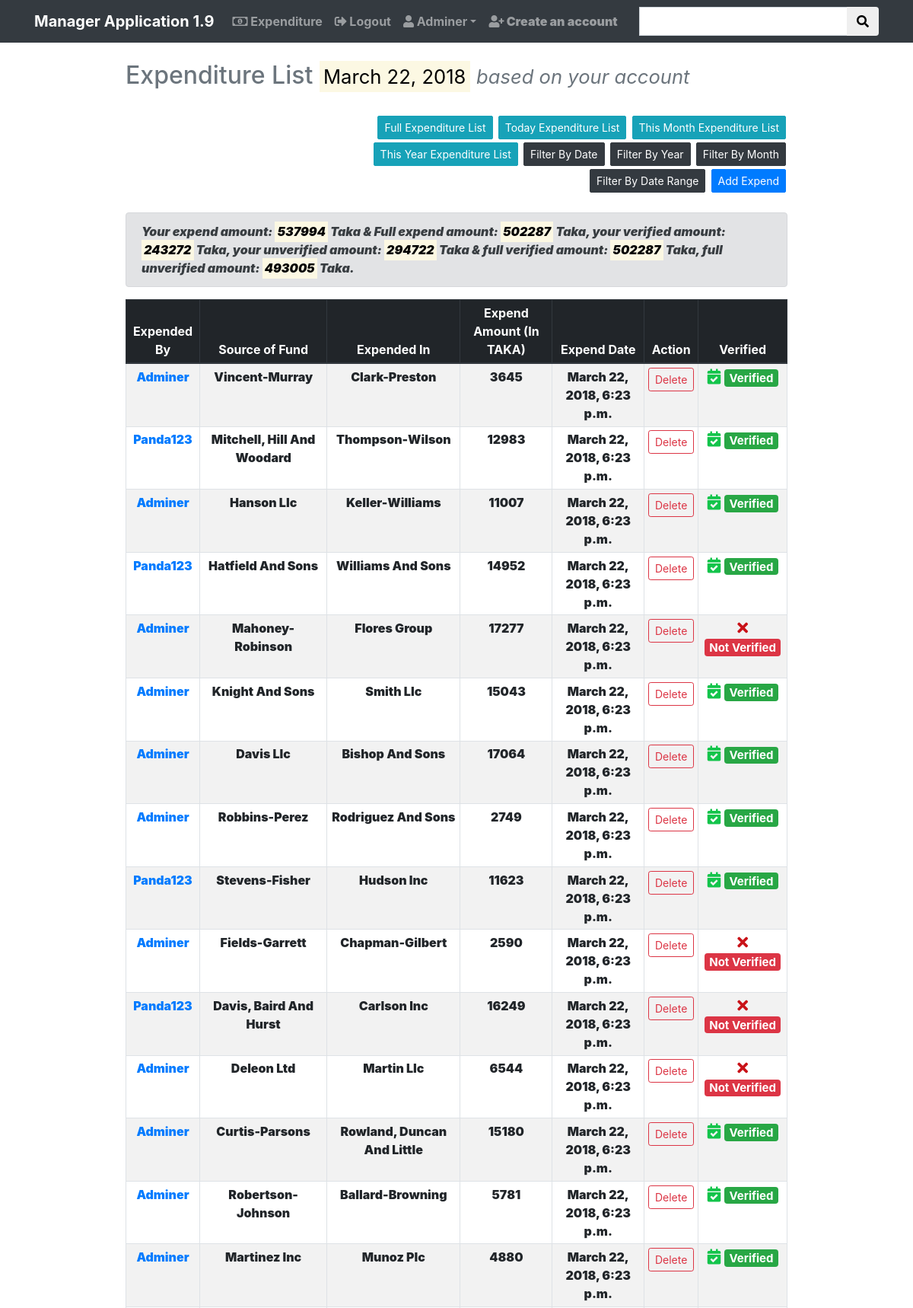
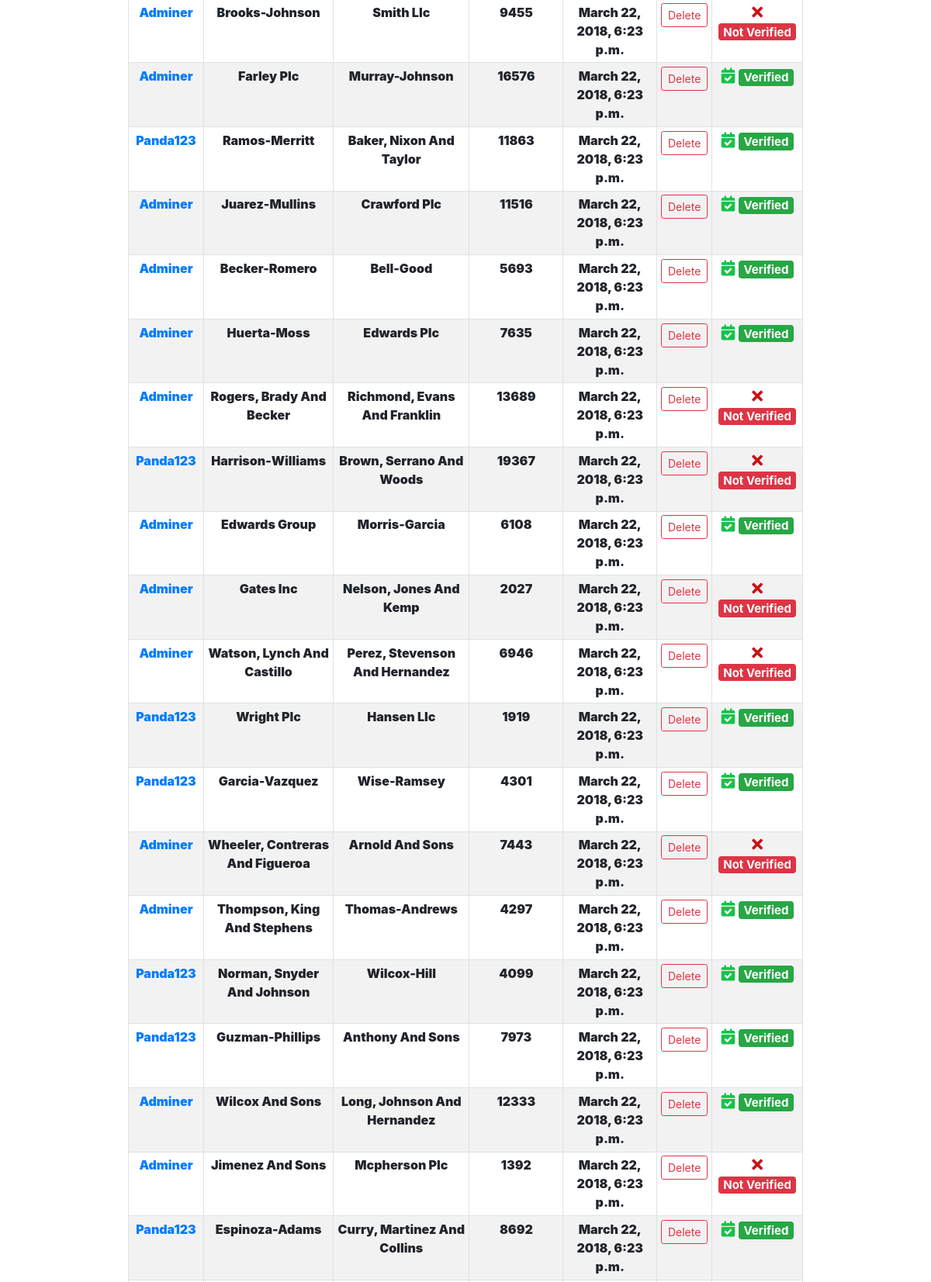
/expenditure//today/ (signed in, upper part), run on the app's committed database (2 pictures, top to bottom).
### expend/models.py (models this page shows, shortened)
class Expend(models.Model):
    select = (
        ('yes', 'yes'),
        ('no', 'no')
    )
    by_user = models.CharField(max_length=255, blank=False, unique=False, null=True)
    added_date = models.DateTimeField(auto_now_add=True)
    updated_date = models.DateTimeField(auto_now=True)
    source_fund = models.CharField(max_length=255)
    source_amount = models.PositiveIntegerField()
    expend_in = models.CharField(max_length=255)
    expend_amount = models.PositiveIntegerField()
    description = models.TextField(blank=True)
    verified = models.CharField(choices=select, max_length=255, default='no')
    def get_absolute_url(self):
        return reverse('expenditure:expend_detail', kwargs={'pk': self.pk})

### expend/views.py (the view)
# urls.py: path('/today/', login_required(views.ExpendListViewByToday.as_view()),
class ExpendListViewByToday(ListView):
    def get(self, request, *args, **kwargs):
        context = {
            'filter_by_time': timezone.localdate(),
            'filter_date': models.Expend.objects.filter(added_date__date=today).order_by('-added_date'),
            'filter_date_user': models.Expend.objects.filter(by_user__exact=request.user.username,
                                                             added_date__date=today).order_by('-added_date'),
            'sum_user_expend_amount': models.Expend.objects.filter(by_user__exact=self.request.user.username
                                                                   , added_date__date=today).aggregate(
                Sum('expend_amount')).get('expend_amount__sum', 0.00),
            'sum_user_expend_amount_verified': models.Expend.objects.filter(by_user__exact=self.request.user.username,
                                                                            added_date__date=today,
                                                                            verified__exact='yes').aggregate(
                Sum('expend_amount')).get('expend_amount__sum', 0.00),
            'sum_user_expend_amount_unverified': models.Expend.objects.filter(by_user__exact=self.request.user.username,
                                                                              added_date__date=today,
                                                                              verified__exact='no').aggregate(
                Sum('expend_amount')).get('expend_amount__sum', 0.00),
            'sum_expend_amount': models.Expend.objects.filter(verified__exact='yes', added_date__date=today).aggregate(
                Sum('expend_amount')).get('expend_amount__sum', 0.00),
            'sum_expend_amount_verified': models.Expend.objects.filter(verified__exact='yes',
                                                                       added_date__date=today).aggregate(
                Sum('expend_amount')).get('expend_amount__sum', 0.00),
            'sum_expend_amount_unverified': models.Expend.objects.filter(verified__exact='no', added_date__date=today
                                                                         ).aggregate(
                Sum('expend_amount')).get('expend_amount__sum', 0.00),
        }
        return render(request, 'expend/expend_list.html', context=context)

### expend/templates/expend/expend_list.html (shortened to what this page needs)
{% extends 'base.html' %}
{% block content %}
{% now "Y" as current_year %}
{% now "m" as current_month %}
<div class="container-fluid">
    <div class="row justify-content-center">
        <div class="col-md-9">
            <h2 class="text-muted">Expenditure List {% if filter_by_time %}<small><mark>{{ filter_by_time }}</mark></small>{% endif %} <small class="d-print-none"><i>based on your account</i></small></h2>
            <br>
            <div class="row">
                {% if form %}
                {% load bootstrap4 %}
                {% endif %}
                <div class="col-md-8 ml-auto text-right">
                    <a type="submit" class="btn btn-sm btn-info d-print-none btn-mar" href="{% url 'expenditure:expend' %}">Full Expenditure List</a>
                    <a type="submit" class="btn btn-sm btn-info d-print-none btn-mar" href="{% url 'expenditure:expend_by_today' %}">Today Expenditure List</a>
                    <a type="submit" class="btn btn-sm btn-info d-print-none btn-mar" href="{% url 'expenditure:expend_by_month' year=current_year month=current_month %}">This Month Expenditure List</a>
                    <a type="submit" class="btn btn-sm btn-info d-print-none btn-mar" href="{% url 'expenditure:expend_by_year' year=current_year %}">This Year Expenditure List</a>
                    <a type="submit" class="btn btn-sm btn-dark d-print-none btn-mar" href="{% url 'expenditure:expend_filter_date' %}">Filter By Date</a>
                    <a type="submit" class="btn btn-sm btn-dark d-print-none btn-mar" href="{% url 'expenditure:expend_filter_year' %}">Filter By Year</a>
                    <a type="submit" class="btn btn-sm btn-dark d-print-none btn-mar" href="{% url 'expenditure:expend_filter_month' %}">Filter By Month</a>
                    <a type="submit" class="btn btn-sm btn-dark d-print-none btn-mar" href="{% url 'expenditure:expend_filter_range' %}">Filter By Date Range</a>
                    <a type="submit" class="btn btn-sm btn-primary d-print-none btn-mar" href="{% url 'expenditure:expend_create' %}">Add Expend</a>
                </div>
            </div>
            <br>
            <div class="alert alert-secondary">
                {% if request.user.is_authenticated and request.user.is_superuser %}
                <i><b>Your expend amount: <mark>{{ sum_user_expend_amount }}</mark> Taka &
                    Full expend amount: <mark>{{ sum_expend_amount }}</mark> Taka,
                    your verified amount: <mark>{{ sum_user_expend_amount_verified }}</mark> Taka,
                    your unverified amount: <mark>{{ sum_user_expend_amount_unverified }}</mark> Taka &
                    full verified amount: <mark>{{ sum_expend_amount_verified }}</mark> Taka,
                    full unverified amount: <mark>{{ sum_expend_amount_unverified }}</mark> Taka.</b></i>
                {% else %}
                    <i><b>Your expend amount: <mark>{{ sum_user_expend_amount }}</mark> Taka,
                        your verified amount: <mark>{{ sum_user_expend_amount_verified }}</mark> Taka &
                        your unverified amount: <mark>{{ sum_user_expend_amount_unverified }}</mark> Taka.</b></i>
                {% endif %}
            </div>
            <table class="table table-striped table-hover table-responsive-xl table-responsive-lg table-responsive-md table-responsive-sm table-bordered table-sm text-center">
                {% if request.user.is_authenticated and request.user.is_superuser %}
                <thead class="thead-dark">
                    <tr>
                        <th>Expended By</th>
                        <th>Source of Fund</th>
                        <th>Expended In</th>
                        <th>Expend Amount (In TAKA)</th>
                        <th>Expend Date</th>
                        <th class="d-print-none">Action</th>
                        <th>Verified</th>
                    </tr>
                </thead>
                {% endif %}
                {% if request.user.is_authenticated and request.user.is_superuser %}
                {% for expend in filter_date %}
                    <tr>
                        <td><a href="{{ expend.get_absolute_url }}">{{ expend.by_user|title }}</a></td>
                        <td>{{ expend.source_fund|title }}</td>
                        <td>{{ expend.expend_in|title }}</td>
                        <td>{{ expend.expend_amount }}</td>
                        <td>{{ expend.added_date }}</td>
                        <td class="d-print-none"><a class="btn btn-sm btn-outline-danger" href="{% url 'expenditure:expend_delete' pk=expend.pk %}">Delete</a></td>
                        <th>{% if expend.verified == 'no' %}<h5><i class="fas fa-times d-print-none" style="color:#c91218"></i> <span class="badge badge-danger">Not Verified</span></h5>
                            {% else %}<h5><i class="fas fa-calendar-check d-print-none" style="color:#13c44b"></i> <span class="badge badge-success">Verified</span></h5>{% endif %}</th>
                    </tr>
                {% endfor %}
                {% endif %}
            </table>
        </div>
    </div>
</div>
{% endblock %}

### templates/base.html (shortened to what this page needs)
<!DOCTYPE html>
{% load staticfiles %}
<html lang="en">
<head>
    <link rel="stylesheet" href="https://use.fontawesome.com/releases/v5.0.8/css/all.css">
    <link rel="stylesheet" href="https://maxcdn.bootstrapcdn.com/bootstrap/4.0.0/css/bootstrap.min.css">
</head>
<body>
    <nav class="navbar navbar-expand-sm navbar-dark bg-dark">
        <div class="container">
            <a class="navbar-brand" href="{% url 'account:home' %}"><b>Manager Application 1.9</b></a>
            <div class="collapse navbar-collapse" id="navbarNavDropdown">
                <ul class="navbar-nav mr-auto">
                    {% if request.user.is_authenticated %}
                        <li class="nav-item">
                            <b><a class="nav-link" href="{% url 'expenditure:expend' %}"><i class="far fa-money-bill-alt"></i> Expenditure</a></b>
                        </li>
                        <li class="nav-item">
                            <b><a class="nav-link" href="{% url 'account:logout' %}"><i class="fas fa-sign-out-alt"></i> Logout</a></b>
                        </li>
                        <li class="nav-item dropdown">
                            <a  class="nav-link dropdown-toggle" id="navbarDropdownMenuLink" data-toggle="dropdown" aria-haspopup="true" aria-expanded="false" href="#"><b><i class="fas fa-user"></i> {{ request.user.username|title }}<b></a>
                        </li>
                        {% if request.user.is_authenticated and request.user.is_superuser %}
                            <li class="nav-item">
                                <b><a class="nav-link" href="{% url 'account:signup' %}"><i class="fas fa-user-plus"></i> Create an account</a></b>
                            </li>
                        {% endif %}
                    {% else %}
                        <li class="nav-item">
                            <b><a class="nav-link" href="{% url 'account:login' %}">Login</a></b>
                        </li>
                    {% endif %}
                </ul>
                <form method="get" class="form-inline" action="{% url 'expenditure:search' %}">
                    <div class="input-group">
                      <input type="text" class="form-control" name="search" value="{{ query_string }}">
                      <div class="input-group-append">
                        <button class="btn" type="submit"><i class="fas fa-search"></i></button>
                      </div>
                    </div>
                </form>
            </div>
        </div>
    </nav>
{% block header %}
<br/>
{% endblock %}
{% block content %}{% endblock %}
{% block footer %}
<br/>
{% endblock %}
</body>
</html>

### templates/base.html (style rules this page uses)
.btn-mar { margin:2px;border-radius:2px; }
.form-control { border-radius:0px; }

### data on the page
Expend: by_user "Adminer", source_fund "Vincent-Murray", expend_in "Clark-Preston", expend_amount "3645", added_date "March 22, 2018, 6:23 p.m.", verified "yes" (drawn)
Expend: by_user "Panda123", source_fund "Mitchell, Hill And Woodard", expend_in "Thompson-Wilson", expend_amount "12983", added_date "March 22, 2018, 6:23 p.m.", verified "yes" (drawn)
Expend: by_user "Adminer", source_fund "Hanson Llc", expend_in "Keller-Williams", expend_amount "11007", added_date "March 22, 2018, 6:23 p.m.", verified "yes" (drawn)
Expend: by_user "Panda123", source_fund "Hatfield And Sons", expend_in "Williams And Sons", expend_amount "14952", added_date "March 22, 2018, 6:23 p.m.", verified "yes" (drawn)
Expend: by_user "Adminer", source_fund "Mahoney-Robinson", expend_in "Flores Group", expend_amount "17277", added_date "March 22, 2018, 6:23 p.m.", verified "no" (drawn)
Expend: by_user "Adminer", source_fund "Knight And Sons", expend_in "Smith Llc", expend_amount "15043", added_date "March 22, 2018, 6:23 p.m.", verified "yes" (drawn)
Expend: by_user "Adminer", source_fund "Davis Llc", expend_in "Bishop And Sons", expend_amount "17064", added_date "March 22, 2018, 6:23 p.m.", verified "yes" (drawn)
Expend: by_user "Adminer", source_fund "Robbins-Perez", expend_in "Rodriguez And Sons", expend_amount "2749", added_date "March 22, 2018, 6:23 p.m.", verified "yes" (drawn)
Expend: by_user "Panda123", source_fund "Stevens-Fisher", expend_in "Hudson Inc", expend_amount "11623", added_date "March 22, 2018, 6:23 p.m.", verified "yes" (drawn)
Expend: by_user "Adminer", source_fund "Fields-Garrett", expend_in "Chapman-Gilbert", expend_amount "2590", added_date "March 22, 2018, 6:23 p.m.", verified "no" (drawn)
Expend: by_user "Panda123", source_fund "Davis, Baird And Hurst", expend_in "Carlson Inc", expend_amount "16249", added_date "March 22, 2018, 6:23 p.m.", verified "no" (drawn)
Expend: by_user "Adminer", source_fund "Deleon Ltd", expend_in "Martin Llc", expend_amount "6544", added_date "March 22, 2018, 6:23 p.m.", verified "no" (drawn)
Expend: by_user "Adminer", source_fund "Curtis-Parsons", expend_in "Rowland, Duncan And Little", expend_amount "15180", added_date "March 22, 2018, 6:23 p.m.", verified "yes" (drawn)
Expend: by_user "Adminer", source_fund "Robertson-Johnson", expend_in "Ballard-Browning", expend_amount "5781", added_date "March 22, 2018, 6:23 p.m.", verified "yes" (drawn)
Expend: by_user "Adminer", source_fund "Martinez Inc", expend_in "Munoz Plc", expend_amount "4880", added_date "March 22, 2018, 6:23 p.m.", verified "yes" (drawn)
Expend: by_user "Adminer", source_fund "Brooks-Johnson", expend_in "Smith Llc", expend_amount "9455", added_date "March 22, 2018, 6:23 p.m.", verified "no" (drawn)
Expend: by_user "Adminer", source_fund "Farley Plc", expend_in "Murray-Johnson", expend_amount "16576", added_date "March 22, 2018, 6:23 p.m.", verified "yes" (drawn)
Expend: by_user "Panda123", source_fund "Ramos-Merritt", expend_in "Baker, Nixon And Taylor", expend_amount "11863", added_date "March 22, 2018, 6:23 p.m.", verified "yes" (drawn)
Expend: by_user "Adminer", source_fund "Juarez-Mullins", expend_in "Crawford Plc", expend_amount "11516", added_date "March 22, 2018, 6:23 p.m.", verified "yes" (drawn)
Expend: by_user "Adminer", source_fund "Becker-Romero", expend_in "Bell-Good", expend_amount "5693", added_date "March 22, 2018, 6:23 p.m.", verified "yes" (drawn)
Expend: by_user "Adminer", source_fund "Huerta-Moss", expend_in "Edwards Plc", expend_amount "7635", added_date "March 22, 2018, 6:23 p.m.", verified "yes" (drawn)
Expend: by_user "Adminer", source_fund "Rogers, Brady And Becker", expend_in "Richmond, Evans And Franklin", expend_amount "13689", added_date "March 22, 2018, 6:23 p.m.", verified "no" (drawn)
Expend: by_user "Panda123", source_fund "Harrison-Williams", expend_in "Brown, Serrano And Woods", expend_amount "19367", added_date "March 22, 2018, 6:23 p.m.", verified "no" (drawn)
Expend: by_user "Adminer", source_fund "Edwards Group", expend_in "Morris-Garcia", expend_amount "6108", added_date "March 22, 2018, 6:23 p.m.", verified "yes" (drawn)
Expend: by_user "Adminer", source_fund "Gates Inc", expend_in "Nelson, Jones And Kemp", expend_amount "2027", added_date "March 22, 2018, 6:23 p.m.", verified "no" (drawn)
Expend: by_user "Adminer", source_fund "Watson, Lynch And Castillo", expend_in "Perez, Stevenson And Hernandez", expend_amount "6946", added_date "March 22, 2018, 6:23 p.m.", verified "no" (drawn)
Expend: by_user "Panda123", source_fund "Wright Plc", expend_in "Hansen Llc", expend_amount "1919", added_date "March 22, 2018, 6:23 p.m.", verified "yes" (drawn)
Expend: by_user "Panda123", source_fund "Garcia-Vazquez", expend_in "Wise-Ramsey", expend_amount "4301", added_date "March 22, 2018, 6:23 p.m.", verified "yes" (drawn)
Expend: by_user "Adminer", source_fund "Wheeler, Contreras And Figueroa", expend_in "Arnold And Sons", expend_amount "7443", added_date "March 22, 2018, 6:23 p.m.", verified "no" (drawn)
Expend: by_user "Adminer", source_fund "Thompson, King And Stephens", expend_in "Thomas-Andrews", expend_amount "4297", added_date "March 22, 2018, 6:23 p.m.", verified "yes" (drawn)
Expend: by_user "Panda123", source_fund "Norman, Snyder And Johnson", expend_in "Wilcox-Hill", expend_amount "4099", added_date "March 22, 2018, 6:23 p.m.", verified "yes" (drawn)
Expend: by_user "Panda123", source_fund "Guzman-Phillips", expend_in "Anthony And Sons", expend_amount "7973", added_date "March 22, 2018, 6:23 p.m.", verified "yes" (drawn)
Expend: by_user "Adminer", source_fund "Wilcox And Sons", expend_in "Long, Johnson And Hernandez", expend_amount "12333", added_date "March 22, 2018, 6:23 p.m.", verified "yes" (drawn)
Expend: by_user "Adminer", source_fund "Jimenez And Sons", expend_in "Mcpherson Plc", expend_amount "1392", added_date "March 22, 2018, 6:23 p.m.", verified "no" (drawn)
Expend: by_user "Panda123", source_fund "Espinoza-Adams", expend_in "Curry, Martinez And Collins", expend_amount "8692", added_date "March 22, 2018, 6:23 p.m.", verified "yes" (drawn)

### other printed values
{{ request.user.username|title }} "Adminer"
{{ filter_by_time }} "March 22, 2018"
{{ sum_user_expend_amount }} "537994"
{{ sum_expend_amount }} "502287"
{{ sum_user_expend_amount_verified }} "243272"
{{ sum_user_expend_amount_unverified }} "294722"
{{ sum_expend_amount_verified }} "502287"
{{ sum_expend_amount_unverified }} "493005"
